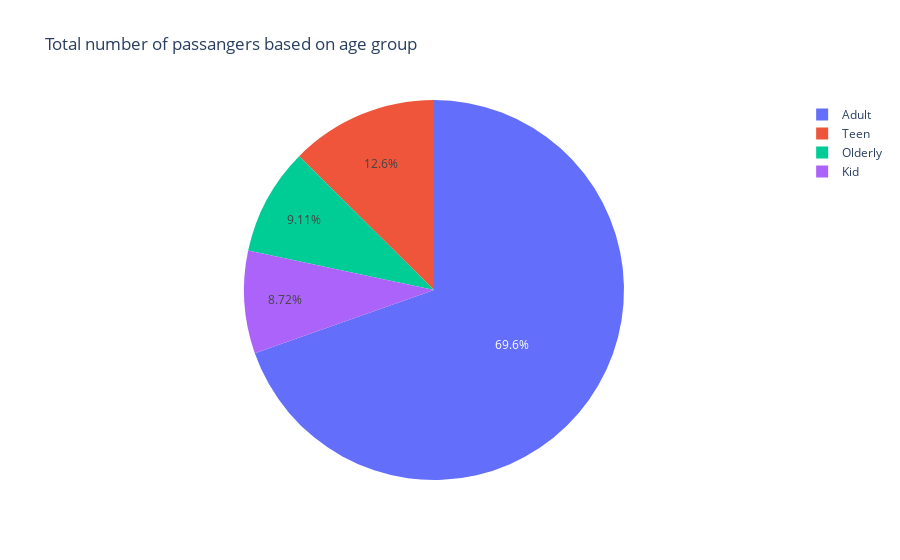

Source (notebook cell):
### Code cell
age = df['age'].value_counts()
pie = px.pie(data_frame=df, names=age.index, values=age.values, title="Total number of passangers based on age group")
pie

### Figure 1 — Plotly figure (JSON) as saved in the notebook; plotly's stock layout.template omitted (floating-point values rounded to 4 significant figures)
{"data": [{"domain": {"x": [0, 1], "y": [0, 1]}, "hovertemplate": "label=%{label}<br>value=%{value}<extra></extra>", "labels": ["Adult", "Teen", "Olderly", "Kid"], "legendgroup": "", "name": "", "showlegend": true, "type": "pie", "values": [726, 131, 95, 91]}], "layout": {"autosize": true, "legend": {"tracegroupgap": 0}, "title": {"text": "Total number of passangers based on age group"}}}
